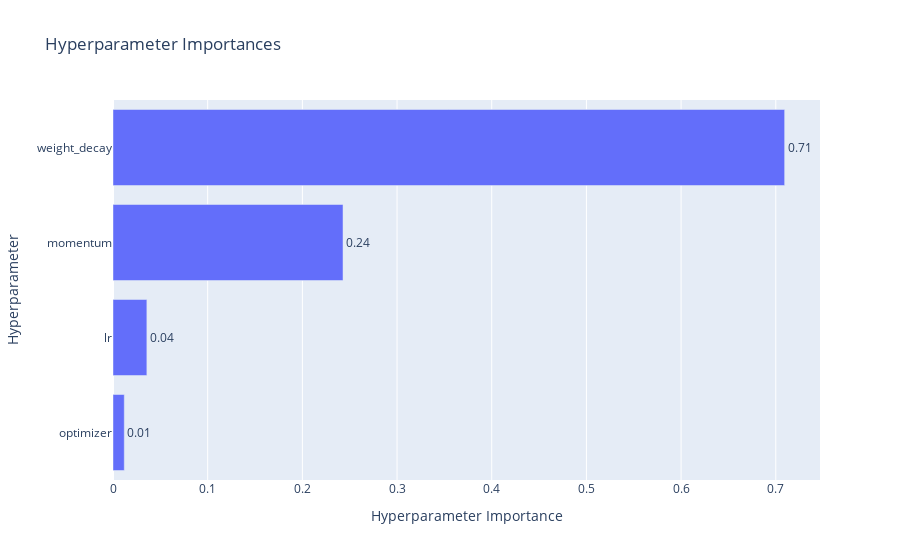

Notebook cell for this chart:
### Code cell
optuna.visualization.plot_param_importances(study)

### Figure 1 — Plotly figure (JSON) as saved in the notebook; plotly's stock layout.template omitted (floating-point values rounded to 4 significant figures)
{"data": [{"cliponaxis": false, "hovertemplate": ["optimizer (CategoricalDistribution): 0.011916322580716836<extra></extra>", "lr (FloatDistribution): 0.03577545951158635<extra></extra>", "momentum (FloatDistribution): 0.2429369853321492<extra></extra>", "weight_decay (FloatDistribution): 0.7093712325755477<extra></extra>"], "name": "Objective Value", "orientation": "h", "text": ["0.01", "0.04", "0.24", "0.71"], "textposition": "outside", "type": "bar", "x": [0.01192, 0.03578, 0.2429, 0.7094], "y": ["optimizer", "lr", "momentum", "weight_decay"]}], "layout": {"title": {"text": "Hyperparameter Importances"}, "xaxis": {"title": {"text": "Hyperparameter Importance"}}, "yaxis": {"title": {"text": "Hyperparameter"}}}}
